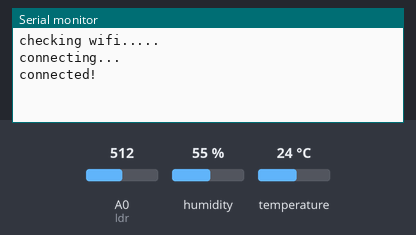
Bench run of a sketch on a simulated ESP8266 (NodeMCU). Parts: the last lines printed to the serial monitor. The inputs (shaded band) are chosen by the test bench; at power-on: humidity 55 %, A0 (ldr) = 512, temperature 24 °C. WiFi joins after 1.5 s; servers stay silent unless stated; no MQTT or app messages arrive unless stated.

Above: at 3.2 s.
3.3 s: humidity set to 22 %
At 8.6 s:
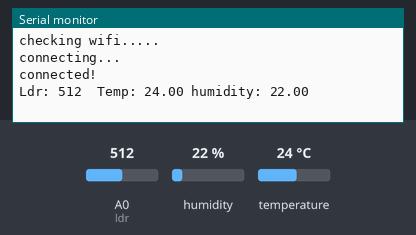
17.3 s: A0 (ldr) set to 716
At 25.1 s:
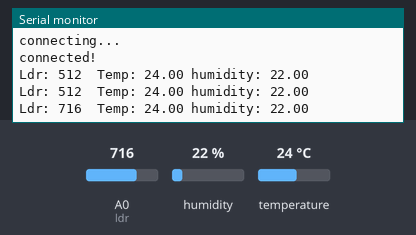
27.8 s: temperature set to 12 °C
At 33.3 s:
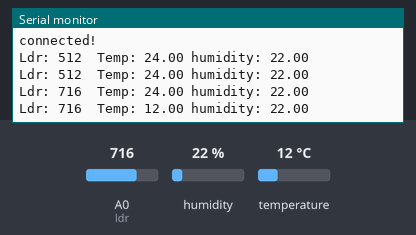
38.3 s: A0 (ldr) set to 900
At 41.6 s:
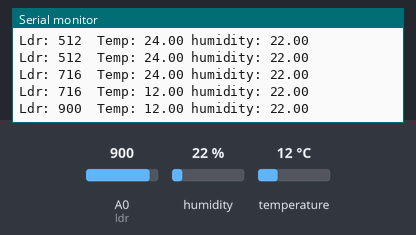
48.8 s: humidity set to 40 %
At 56.9 s:
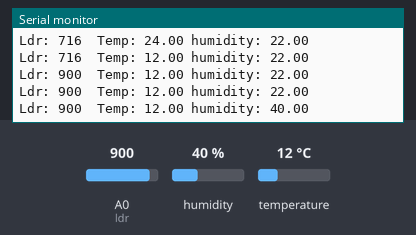
Timing chart, 0 to 58.4 s (numbered marks = the images above; inputs shaded):
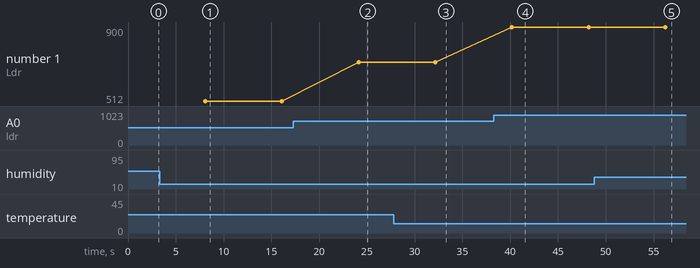

Measured:
- after the input at 3.3 s, the serial monitor: prints a new line after 4.8 s (image 1)
- after the input at 17.3 s, the serial monitor: prints a new line after 6.8 s (image 2)
- after the input at 27.8 s, the serial monitor: prints a new line after 4.4 s (image 3)
- after the input at 38.3 s, the serial monitor: prints a new line after 1.9 s (image 4)
- after the input at 48.8 s, the serial monitor: prints a new line after 7.4 s (image 5)
- plotted number 1: 512 → 716 after the input at 17.3 s, 716 → 900 after the input at 38.3 s

The sketch:

nodered_mqtt.ino
```cpp
#include <ESP8266WiFi.h>
#include <MQTT.h>
#include "DHT.h"

WiFiClient net;
MQTTClient client;
#define DHTTYPE DHT11   // DHT 11

const int DHTPin = 5;   //D1

// Initialize DHT sensor.
DHT dht(DHTPin, DHTTYPE);
String ssid="Tenda_10DF10";
String pass="jignesh1478";
unsigned long lastMillis = 0;


void connect() {
  Serial.print("checking wifi...");
  while (WiFi.status() != WL_CONNECTED) {
    Serial.print(".");
    delay(1000);
  }

  Serial.print("\nconnecting...");
  while (!client.connect("nodemcu_client","user","password")) {
    Serial.print(".");
    delay(1000);
  }
  Serial.println("\nconnected!");
}

void messageReceived(String &topic, String &payload) {
  Serial.println("incoming: " + topic + " - " + payload);
  // Note: Do not use the client in the callback to publish, subscribe or
  // unsubscribe as it may cause deadlocks when other things arrive while
  // sending and receiving acknowledgments. Instead, change a global variable,
  // or push to a queue and handle it in the loop after calling `client.loop()`.
}

void setup() {
  Serial.begin(115200);
  WiFi.begin(ssid, pass);
  dht.begin();
  // Note: Local domain names (e.g. "Computer.local" on OSX) are not supported
  // by Arduino. You need to set the IP address directly.
  client.begin("192.168.0.196", net);
  //client.onMessage(messageReceived);

  connect();
}

void loop() {
  client.loop();
  delay(1000);  // <- fixes some issues with WiFi stability

  if (!client.connected()) {
    connect();
  }

  // publish a message roughly every 8 second.
  if (millis() - lastMillis > 8000) {
    lastMillis = millis();
    int ldr = analogRead(A0);   // read the ldr input on analog pin 0
    client.publish("nodemcu/ldr",String(ldr));

    float h = dht.readHumidity();
    float temp = dht.readTemperature();
    if (isnan(h) || isnan(temp)) {
      Serial.println("Failed to read from DHT sensor!");
      return;
    }
    client.publish("nodemcu/dht","{\"temp\":"+String(temp)+", \"humidity\":"+String(h)+"}");

    Serial.println("Ldr: "+String(ldr)+"  Temp: "+String(temp)+" humidity: "+String(h));
  }
}
```
